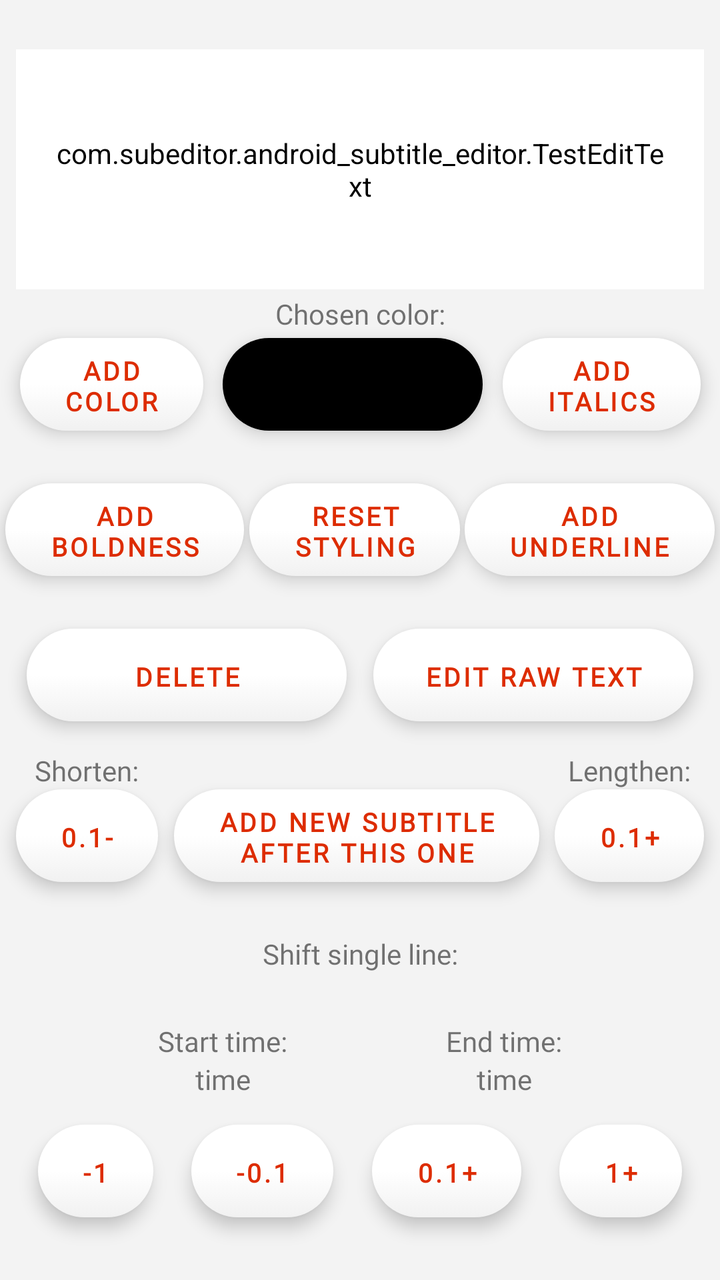
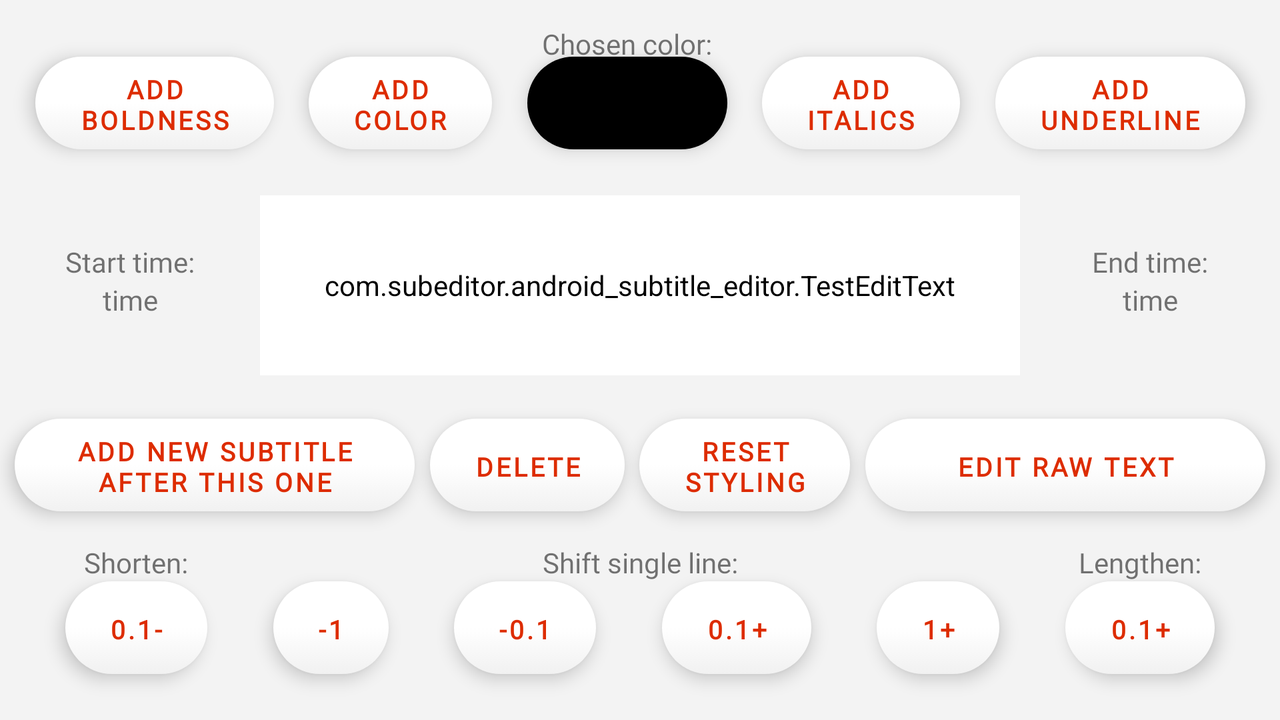

The same Android screen from two of the app's own layout files: first res/layout/ as a phone draws it, then the repository's variant for another configuration, drawn on a device whose configuration selects that folder. Both files follow.
<!-- AndroidManifest.xml: application theme Theme.AndroidSubtitleEditor -->
<!-- res/layout/fragment_edit_single.xml -->
<?xml version="1.0" encoding="utf-8"?>
<androidx.constraintlayout.widget.ConstraintLayout xmlns:android="http://schemas.android.com/apk/res/android"
    xmlns:app="http://schemas.android.com/apk/res-auto"
    xmlns:tools="http://schemas.android.com/tools"
    android:id="@+id/linearLayoutCompat"
    android:layout_width="match_parent"
    android:layout_height="match_parent"
    android:background="?android:attr/colorBackground"
    android:orientation="vertical">

    <TextView
        android:id="@+id/decrease_length_of_sub"
        style="?android:attr/buttonStyle"
        android:layout_width="wrap_content"
        android:layout_height="wrap_content"
        android:contentDescription="@string/decrease_length_of_subtitle_line"
        android:text="@string/_0_1s_left"
        android:layout_marginTop="8dp"
        app:layout_constraintEnd_toStartOf="@+id/add_subtitle_after_this_one"
        app:layout_constraintHorizontal_bias="0.5"
        app:layout_constraintStart_toStartOf="parent"
        app:layout_constraintBottom_toTopOf="@+id/textView18"
        app:layout_constraintTop_toBottomOf="@+id/delete_subtitle" />

    <TextView
        android:id="@+id/increase_length_of_sub"
        style="?android:attr/buttonStyle"
        android:layout_width="wrap_content"
        android:layout_height="wrap_content"
        android:contentDescription="@string/increase_length_of_subtitleline"
        android:text="@string/_0_1s"
        app:layout_constraintEnd_toEndOf="parent"
        app:layout_constraintHorizontal_bias="0.5"
        app:layout_constraintStart_toEndOf="@+id/add_subtitle_after_this_one"
        app:layout_constraintTop_toTopOf="@+id/decrease_length_of_sub" />

    <TextView
        android:id="@+id/add_underline"
        style="?android:attr/buttonStyle"
        android:layout_width="wrap_content"
        android:layout_height="wrap_content"
        android:text="@string/add_underline_button"
        app:layout_constraintEnd_toEndOf="parent"
        app:layout_constraintHorizontal_bias="0.5"
        app:layout_constraintStart_toEndOf="@+id/reset_styling"
        app:layout_constraintTop_toTopOf="@+id/reset_styling" />

    <TextView
        android:id="@+id/reset_styling"
        style="?android:attr/buttonStyle"
        android:layout_width="wrap_content"
        android:layout_height="wrap_content"
        android:text="@string/reset_styling"
        app:layout_constraintBottom_toTopOf="@+id/delete_subtitle"
        app:layout_constraintEnd_toStartOf="@+id/add_underline"
        app:layout_constraintHorizontal_bias="0.5"
        app:layout_constraintStart_toEndOf="@+id/add_boldness"
        app:layout_constraintTop_toBottomOf="@+id/add_color" />

    <TextView
        android:id="@+id/chosen_color"
        style="?android:attr/buttonStyle"
        android:layout_width="130dp"
        android:layout_height="0dp"
        android:backgroundTint="?attr/colorPrimaryVariant"
        android:contentDescription="@string/choose_color"
        app:layout_constraintBottom_toBottomOf="@+id/add_color"
        app:layout_constraintEnd_toStartOf="@+id/add_italics"
        app:layout_constraintHorizontal_bias="0.5"
        app:layout_constraintStart_toEndOf="@+id/add_color"
        app:layout_constraintTop_toTopOf="@+id/add_color" />

    <TextView
        android:id="@+id/shift_subtitle_01s_backwards"
        style="?android:attr/buttonStyle"
        android:layout_width="wrap_content"
        android:layout_height="wrap_content"


        android:text="@string/_0_1"
        app:layout_constraintEnd_toStartOf="@+id/shift_subtitle_01s_forwards"
        app:layout_constraintHorizontal_bias="0.5"
        app:layout_constraintStart_toEndOf="@+id/shift_subtitle_1s_backwards"
        app:layout_constraintTop_toTopOf="@+id/shift_subtitle_01s_forwards" />

    <TextView
        android:id="@+id/shift_subtitle_01s_forwards"
        style="?android:attr/buttonStyle"
        android:layout_width="wrap_content"
        android:layout_height="wrap_content"

        android:layout_marginBottom="16dp"

        android:text="@string/_0_1s"
        app:layout_constraintBottom_toBottomOf="parent"
        app:layout_constraintEnd_toStartOf="@+id/shift_subtitle_1s_forward"
        app:layout_constraintHorizontal_bias="0.5"
        app:layout_constraintStart_toEndOf="@+id/shift_subtitle_01s_backwards"
        app:layout_constraintTop_toBottomOf="@+id/start_time_of_selected" />

    <TextView
        android:id="@+id/shift_subtitle_1s_forward"
        style="?android:attr/buttonStyle"
        android:layout_width="wrap_content"
        android:layout_height="wrap_content"


        android:text="@string/_1s"
        app:layout_constraintEnd_toEndOf="parent"
        app:layout_constraintHorizontal_bias="0.5"
        app:layout_constraintStart_toEndOf="@+id/shift_subtitle_01s_forwards"
        app:layout_constraintTop_toTopOf="@+id/shift_subtitle_01s_forwards" />

    <TextView
        android:id="@+id/shift_subtitle_1s_backwards"
        style="?android:attr/buttonStyle"
        android:layout_width="wrap_content"
        android:layout_height="wrap_content"


        android:text="@string/_1"
        app:layout_constraintEnd_toStartOf="@+id/shift_subtitle_01s_backwards"
        app:layout_constraintHorizontal_bias="0.5"
        app:layout_constraintStart_toStartOf="parent"
        app:layout_constraintTop_toTopOf="@+id/shift_subtitle_01s_forwards" />

    <com.subeditor.android_subtitle_editor.TestEditText
        android:id="@+id/selected_subtitle"
        style="?attr/buttonStyle"
        android:layout_width="0dp"
        android:layout_height="120dp"
        android:layout_marginStart="8dp"
        android:layout_marginEnd="8dp"
        android:gravity="center_vertical"
        android:padding="20dp"
        app:layout_constraintBottom_toTopOf="@+id/add_color"
        app:layout_constraintEnd_toEndOf="parent"
        app:layout_constraintStart_toStartOf="parent"
        app:layout_constraintTop_toTopOf="parent"
        tools:ignore="SpeakableTextPresentCheck" />

    <TextView
        android:id="@+id/add_boldness"
        style="?android:attr/buttonStyle"
        android:layout_width="wrap_content"
        android:layout_height="wrap_content"

        android:text="@string/add_boldness"
        app:layout_constraintEnd_toStartOf="@+id/reset_styling"
        app:layout_constraintHorizontal_bias="0.5"
        app:layout_constraintStart_toStartOf="parent"
        app:layout_constraintTop_toTopOf="@+id/reset_styling" />


    <TextView
        android:id="@+id/delete_subtitle"
        style="?android:attr/buttonStyle"
        android:layout_width="wrap_content"
        android:layout_height="wrap_content"

        android:minWidth="160dp"
        android:text="@string/delete"
        app:layout_constraintBottom_toTopOf="@+id/decrease_length_of_sub"
        app:layout_constraintEnd_toStartOf="@+id/edit_text_of_subtitle"
        app:layout_constraintHorizontal_bias="0.5"
        app:layout_constraintStart_toStartOf="parent"
        app:layout_constraintTop_toBottomOf="@+id/add_underline"
        app:layout_constraintVertical_bias="0.0" />

    <TextView
        android:id="@+id/add_subtitle_after_this_one"
        style="?android:attr/buttonStyle"
        android:layout_width="wrap_content"
        android:layout_height="wrap_content"
        android:minWidth="160dp"
        android:text="@string/add_new_subtitle_nafter_this_one"
        android:visibility="visible"
        app:layout_constraintEnd_toStartOf="@+id/increase_length_of_sub"
        app:layout_constraintHorizontal_bias="0.5"
        app:layout_constraintStart_toEndOf="@+id/decrease_length_of_sub"
        app:layout_constraintTop_toBottomOf="@+id/make_shorter" />

    <TextView
        android:id="@+id/edit_text_of_subtitle"
        style="?android:attr/buttonStyle"
        android:layout_width="wrap_content"
        android:layout_height="wrap_content"
        android:minWidth="160dp"
        android:text="@string/edit_raw_text"
        app:layout_constraintEnd_toEndOf="parent"
        app:layout_constraintHorizontal_bias="0.5"
        app:layout_constraintStart_toEndOf="@+id/delete_subtitle"
        app:layout_constraintTop_toTopOf="@+id/delete_subtitle" />

    <TextView
        android:id="@+id/textView18"
        android:layout_width="wrap_content"
        android:layout_height="wrap_content"
        android:text="@string/shift_single_line"
        app:layout_constraintBottom_toTopOf="@+id/textView9"
        app:layout_constraintEnd_toEndOf="parent"
        app:layout_constraintStart_toStartOf="parent"
        app:layout_constraintTop_toBottomOf="@+id/decrease_length_of_sub" />

    <TextView
        android:id="@+id/add_color"
        style="?android:attr/buttonStyle"
        android:layout_width="wrap_content"
        android:layout_height="wrap_content"

        android:text="@string/add_color"
        app:layout_constraintBottom_toTopOf="@+id/reset_styling"
        app:layout_constraintEnd_toStartOf="@+id/chosen_color"
        app:layout_constraintHorizontal_bias="0.5"
        app:layout_constraintStart_toStartOf="parent"
        app:layout_constraintTop_toBottomOf="@id/selected_subtitle" />


    <TextView
        android:id="@+id/add_italics"
        style="?android:attr/buttonStyle"
        android:layout_width="wrap_content"
        android:layout_height="wrap_content"

        android:text="@string/add_italics"
        app:layout_constraintBottom_toBottomOf="@+id/add_color"
        app:layout_constraintEnd_toEndOf="parent"
        app:layout_constraintHorizontal_bias="0.5"
        app:layout_constraintStart_toEndOf="@+id/chosen_color"
        app:layout_constraintTop_toTopOf="@+id/add_color" />

    <TextView
        android:id="@+id/chosen_color_single_sub"
        android:layout_width="wrap_content"
        android:layout_height="wrap_content"
        android:text="@string/chosen_color"
        app:layout_constraintBottom_toTopOf="@+id/chosen_color"
        app:layout_constraintEnd_toEndOf="parent"
        app:layout_constraintStart_toStartOf="parent"
        app:layout_constraintTop_toBottomOf="@+id/selected_subtitle" />

    <TextView
        android:id="@+id/textView9"
        android:layout_width="wrap_content"
        android:layout_height="wrap_content"
        android:layout_marginBottom="8dp"
        android:text="@string/start_time"
        app:layout_constraintBottom_toTopOf="@+id/shift_subtitle_01s_forwards"
        app:layout_constraintEnd_toStartOf="@+id/textView14"
        app:layout_constraintHorizontal_bias="0.5"
        app:layout_constraintStart_toStartOf="parent"
        app:layout_constraintTop_toBottomOf="@id/textView18" />

    <TextView
        android:id="@+id/textView14"
        android:layout_width="wrap_content"
        android:layout_height="wrap_content"
        android:text="@string/end_time"

        app:layout_constraintEnd_toEndOf="parent"
        app:layout_constraintHorizontal_bias="0.5"
        app:layout_constraintStart_toEndOf="@+id/textView9"
        app:layout_constraintTop_toTopOf="@+id/textView9" />

    <TextView
        android:id="@+id/end_time_of_selected"
        android:layout_width="wrap_content"
        android:layout_height="wrap_content"

        android:text="@string/time"
        app:layout_constraintEnd_toEndOf="@+id/textView14"
        app:layout_constraintStart_toStartOf="@+id/textView14"
        app:layout_constraintTop_toBottomOf="@+id/textView14" />

    <TextView
        android:id="@+id/start_time_of_selected"
        android:layout_width="wrap_content"
        android:layout_height="wrap_content"

        android:text="@string/time"
        app:layout_constraintEnd_toEndOf="@+id/textView9"
        app:layout_constraintStart_toStartOf="@+id/textView9"
        app:layout_constraintTop_toBottomOf="@+id/textView9" />

    <TextView
        android:id="@+id/make_shorter"
        android:layout_width="wrap_content"
        android:layout_height="wrap_content"
        android:text="@string/shorten"
        app:layout_constraintBottom_toTopOf="@+id/decrease_length_of_sub"
        app:layout_constraintEnd_toEndOf="@+id/decrease_length_of_sub"
        app:layout_constraintStart_toStartOf="@+id/decrease_length_of_sub" />

    <TextView
        android:id="@+id/textView7"
        android:layout_width="wrap_content"
        android:layout_height="wrap_content"
        android:text="@string/lengthen"
        app:layout_constraintBottom_toTopOf="@+id/increase_length_of_sub"
        app:layout_constraintEnd_toEndOf="@+id/increase_length_of_sub"
        app:layout_constraintStart_toStartOf="@+id/increase_length_of_sub" />

</androidx.constraintlayout.widget.ConstraintLayout>
<!-- resources referenced by this layout -->
<resources>
  <string name="_0_1">-0.1</string>
  <string name="_0_1s">0.1+</string>
  <string name="_0_1s_left">0.1-</string>
  <string name="_1">-1</string>
  <string name="_1s">1+</string>
  <string name="add_boldness">Add\nBoldness</string>
  <string name="add_color">Add\nColor</string>
  <string name="add_italics">Add\nItalics</string>
  <string name="add_new_subtitle_nafter_this_one">Add New Subtitle\nAfter this one</string>
  <string name="add_underline_button">Add\nUnderline</string>
  <string name="choose_color">Choose color</string>
  <string name="chosen_color">Chosen color:</string>
  <string name="decrease_length_of_subtitle_line">Decrease length of subtitle line</string>
  <string name="delete">Delete</string>
  <string name="edit_raw_text">Edit Raw Text</string>
  <string name="end_time">End time:</string>
  <string name="increase_length_of_subtitleline">Increase length of subtitle line</string>
  <string name="lengthen">Lengthen:</string>
  <string name="reset_styling">Reset\nStyling</string>
  <string name="shift_single_line">Shift single line:</string>
  <string name="shorten">Shorten:</string>
  <string name="start_time">Start time:</string>
  <string name="time">time</string>
  <style name="Theme.AndroidSubtitleEditor" parent="Theme.MaterialComponents.DayNight.NoActionBar">
          
          <item name="colorPrimary">@color/orange_button_text</item>
          <item name="colorPrimaryVariant">@color/black</item>
          <item name="colorOnPrimary">@color/black</item>
          
          <item name="buttonStyle">@style/EditStyle</item>
          <item name="android:buttonStyle">@style/regularButtonStyle</item>
          <item name="colorSecondary">@color/white</item>
          <item name="colorAccent">@color/orange_button_text</item>
          <item name="colorPrimaryDark">@color/black</item>
          <item name="colorSecondaryVariant">@color/white</item>
          <item name="colorOnSecondary">@color/black</item>
          <item name="android:colorBackground">@color/grey_alternative</item>
          <item name="colorOnBackground">@color/grey_alternative</item>
          <item name="fontFamily">@font/proxima_nova_regular</item>
  
  
  
  
  
          
          <item name="android:statusBarColor" tools:targetApi="l">?attr/colorPrimaryVariant</item>
          
      </style>
  <color name="orange_button_text">#DD2C00</color>
  <color name="black">#FF000000</color>
  <style name="EditStyle" parent="TextAppearance.AppCompat">
          <item name="android:textColor">@color/black</item>
          <item name="android:background">@drawable/shadow_regular</item>
          <item name="android:backgroundTint">@color/white</item>
          <item name="android:textSize">18sp</item>
          <item name="android:fontFamily">@font/proxima_nova_regular</item>
      </style>
  <style name="regularButtonStyle" parent="@android:style/Widget.Button.Small">
          <item name="android:textColor">?android:attr/colorPrimary</item>
          <item name="android:textSize">13sp</item>
          <item name="textAllCaps">true</item>
          <item name="android:textStyle">bold</item>
          <item name="android:elevation">5dp</item>
          <item name="android:minHeight">48dp</item>
          <item name="android:layout_height">5dp</item>
          <item name="android:letterSpacing">0.1</item>
          <item name="android:background">@drawable/shadow_regular</item>
          <item name="android:fontFamily">@font/proxima_nova_regular</item>
      </style>
  <color name="white">#FFFFFFFF</color>
  <color name="grey_alternative">#f3f3f3</color>
</resources>
<!-- res/layout-land/fragment_edit_single.xml (the repository's variant of the layout above) -->
<!-- drawn on the phone turned sideways -->
<?xml version="1.0" encoding="utf-8"?>
<androidx.constraintlayout.widget.ConstraintLayout xmlns:android="http://schemas.android.com/apk/res/android"
    xmlns:app="http://schemas.android.com/apk/res-auto"
    xmlns:tools="http://schemas.android.com/tools"
    android:id="@+id/linearLayoutCompat"
    android:layout_width="match_parent"
    android:layout_height="match_parent"
    android:background="?android:attr/colorBackground"
    android:orientation="vertical">

    <TextView
        android:id="@+id/make_shorter"
        android:layout_width="wrap_content"
        android:layout_height="wrap_content"
        android:text="@string/shorten"
        app:layout_constraintBottom_toTopOf="@+id/decrease_length_of_sub"
        app:layout_constraintEnd_toEndOf="@+id/decrease_length_of_sub"
        app:layout_constraintStart_toStartOf="@+id/decrease_length_of_sub" />

    <TextView
        android:id="@+id/textView7"
        android:layout_width="wrap_content"
        android:layout_height="wrap_content"
        android:text="@string/lengthen"
        app:layout_constraintBottom_toTopOf="@+id/increase_length_of_sub"
        app:layout_constraintEnd_toEndOf="@+id/increase_length_of_sub"
        app:layout_constraintStart_toStartOf="@+id/increase_length_of_sub" />

    <TextView
        android:id="@+id/decrease_length_of_sub"
        style="?android:attr/buttonStyle"
        android:layout_width="wrap_content"
        android:layout_height="wrap_content"
        android:contentDescription="@string/decrease_length_of_subtitle_line"
        android:text="@string/_0_1s_left"
        app:layout_constraintEnd_toStartOf="@+id/shift_subtitle_1s_backwards"
        app:layout_constraintHorizontal_bias="0.5"
        app:layout_constraintStart_toStartOf="parent"
        app:layout_constraintTop_toTopOf="@+id/shift_subtitle_1s_backwards" />

    <TextView
        android:id="@+id/increase_length_of_sub"
        style="?android:attr/buttonStyle"
        android:layout_width="wrap_content"
        android:layout_height="wrap_content"
        android:contentDescription="@string/increase_length_of_subtitleline"
        android:text="@string/_0_1s"
        app:layout_constraintEnd_toEndOf="parent"
        app:layout_constraintHorizontal_bias="0.5"
        app:layout_constraintStart_toEndOf="@+id/shift_subtitle_1s_forward"
        app:layout_constraintTop_toTopOf="@+id/shift_subtitle_1s_forward" />

    <TextView
        android:id="@+id/add_underline"
        style="?android:attr/buttonStyle"
        android:layout_width="wrap_content"
        android:layout_height="wrap_content"

        android:text="@string/add_underline_button"
        app:layout_constraintEnd_toEndOf="parent"
        app:layout_constraintHorizontal_bias="0.5"
        app:layout_constraintStart_toEndOf="@+id/add_italics"
        app:layout_constraintTop_toTopOf="@+id/add_italics" />

    <TextView
        android:id="@+id/reset_styling"
        style="?android:attr/buttonStyle"
        android:layout_width="wrap_content"
        android:layout_height="wrap_content"

        android:text="@string/reset_styling"
        app:layout_constraintEnd_toStartOf="@+id/edit_text_of_subtitle"
        app:layout_constraintHorizontal_bias="0.5"
        app:layout_constraintStart_toEndOf="@+id/delete_subtitle"
        app:layout_constraintTop_toTopOf="@+id/delete_subtitle" />

    <TextView
        android:id="@+id/chosen_color"
        style="?android:attr/buttonStyle"
        android:layout_width="100dp"
        android:layout_height="0dp"
        android:backgroundTint="?attr/colorPrimaryVariant"
        android:contentDescription="@string/choose_color"
        app:layout_constraintBottom_toBottomOf="@+id/add_color"
        app:layout_constraintEnd_toStartOf="@+id/add_italics"
        app:layout_constraintHorizontal_bias="0.5"
        app:layout_constraintStart_toEndOf="@+id/add_color"
        app:layout_constraintTop_toTopOf="@+id/add_color" />

    <TextView
        android:id="@+id/shift_subtitle_01s_backwards"
        style="?android:attr/buttonStyle"
        android:layout_width="wrap_content"
        android:layout_height="wrap_content"


        android:text="@string/_0_1"
        app:layout_constraintEnd_toStartOf="@+id/shift_subtitle_01s_forwards"
        app:layout_constraintHorizontal_bias="0.5"
        app:layout_constraintStart_toEndOf="@+id/shift_subtitle_1s_backwards"
        app:layout_constraintTop_toTopOf="@+id/shift_subtitle_1s_backwards" />

    <TextView
        android:id="@+id/shift_subtitle_01s_forwards"
        style="?android:attr/buttonStyle"
        android:layout_width="wrap_content"
        android:layout_height="wrap_content"

        android:text="@string/_0_1s"
        app:layout_constraintEnd_toStartOf="@+id/shift_subtitle_1s_forward"
        app:layout_constraintHorizontal_bias="0.5"
        app:layout_constraintStart_toEndOf="@+id/shift_subtitle_01s_backwards"
        app:layout_constraintTop_toTopOf="@+id/shift_subtitle_1s_backwards" />

    <TextView
        android:id="@+id/shift_subtitle_1s_forward"
        style="?android:attr/buttonStyle"
        android:layout_width="wrap_content"
        android:layout_height="wrap_content"


        android:text="@string/_1s"
        app:layout_constraintEnd_toStartOf="@+id/increase_length_of_sub"
        app:layout_constraintHorizontal_bias="0.5"
        app:layout_constraintStart_toEndOf="@+id/shift_subtitle_01s_forwards"
        app:layout_constraintTop_toTopOf="@+id/shift_subtitle_01s_forwards" />

    <TextView
        android:id="@+id/shift_subtitle_1s_backwards"
        style="?android:attr/buttonStyle"
        android:layout_width="wrap_content"
        android:layout_height="wrap_content"
        android:layout_marginTop="12dp"


        android:text="@string/_1"
        app:layout_constraintBottom_toBottomOf="parent"
        app:layout_constraintEnd_toStartOf="@+id/shift_subtitle_01s_backwards"
        app:layout_constraintHorizontal_bias="0.5"
        app:layout_constraintStart_toEndOf="@+id/decrease_length_of_sub"
        app:layout_constraintTop_toBottomOf="@+id/delete_subtitle" />

    <TextView
        android:id="@+id/start_time_of_selected"
        android:layout_width="wrap_content"
        android:layout_height="wrap_content"

        android:text="@string/time"
        app:layout_constraintEnd_toEndOf="@+id/textView9"
        app:layout_constraintStart_toStartOf="@+id/textView9"
        app:layout_constraintTop_toBottomOf="@+id/textView9" />

    <TextView
        android:id="@+id/end_time_of_selected"
        android:layout_width="wrap_content"
        android:layout_height="wrap_content"

        android:text="@string/time"
        app:layout_constraintEnd_toEndOf="@+id/textView14"
        app:layout_constraintStart_toStartOf="@+id/textView14"
        app:layout_constraintTop_toBottomOf="@+id/textView14" />

    <com.subeditor.android_subtitle_editor.TestEditText
        android:id="@+id/selected_subtitle"
        style="?attr/buttonStyle"
        android:layout_width="380dp"
        android:layout_height="90dp"

        android:gravity="center_vertical"
        android:padding="20dp"
        app:layout_constraintBottom_toTopOf="@id/delete_subtitle"
        app:layout_constraintEnd_toEndOf="parent"
        app:layout_constraintStart_toStartOf="parent"
        app:layout_constraintTop_toBottomOf="@+id/add_color"
        tools:ignore="SpeakableTextPresentCheck" />

    <TextView
        android:id="@+id/delete_subtitle"
        style="?android:attr/buttonStyle"
        android:layout_width="wrap_content"
        android:layout_height="wrap_content"
        android:text="@string/delete"
        app:layout_constraintBottom_toTopOf="@+id/shift_subtitle_1s_backwards"
        app:layout_constraintEnd_toStartOf="@+id/reset_styling"
        app:layout_constraintHorizontal_bias="0.5"
        app:layout_constraintStart_toEndOf="@+id/add_subtitle_after_this_one"
        app:layout_constraintTop_toBottomOf="@+id/selected_subtitle" />

    <TextView
        android:id="@+id/add_subtitle_after_this_one"
        style="?android:attr/buttonStyle"
        android:layout_width="200dp"
        android:layout_height="wrap_content"
        android:minWidth="160dp"
        android:text="@string/add_new_subtitle_nafter_this_one"
        android:visibility="visible"
        app:layout_constraintEnd_toStartOf="@+id/delete_subtitle"
        app:layout_constraintHorizontal_bias="0.5"
        app:layout_constraintStart_toStartOf="parent"
        app:layout_constraintTop_toTopOf="@+id/reset_styling" />

    <TextView
        android:id="@+id/edit_text_of_subtitle"
        style="?android:attr/buttonStyle"
        android:layout_width="200dp"

        android:layout_height="wrap_content"
        android:minWidth="270dp"
        android:text="@string/edit_raw_text"
        app:layout_constraintEnd_toEndOf="parent"
        app:layout_constraintHorizontal_bias="0.5"
        app:layout_constraintStart_toEndOf="@+id/reset_styling"
        app:layout_constraintTop_toTopOf="@+id/delete_subtitle" />

    <TextView
        android:id="@+id/textView9"
        android:layout_width="wrap_content"
        android:layout_height="wrap_content"
        android:text="@string/start_time"
        app:layout_constraintBottom_toBottomOf="@+id/selected_subtitle"
        app:layout_constraintEnd_toStartOf="@+id/selected_subtitle"
        app:layout_constraintStart_toStartOf="parent"
        app:layout_constraintTop_toTopOf="@+id/selected_subtitle"
        app:layout_constraintVertical_bias="0.32999998" />

    <TextView
        android:id="@+id/textView14"
        android:layout_width="wrap_content"
        android:layout_height="wrap_content"
        android:text="@string/end_time"
        app:layout_constraintEnd_toEndOf="parent"
        app:layout_constraintStart_toEndOf="@+id/selected_subtitle"
        app:layout_constraintTop_toTopOf="@+id/textView9" />

    <TextView
        android:id="@+id/textView18"
        android:layout_width="wrap_content"
        android:layout_height="wrap_content"

        android:text="@string/shift_single_line"
        app:layout_constraintBottom_toTopOf="@+id/shift_subtitle_01s_backwards"
        app:layout_constraintEnd_toEndOf="parent"
        app:layout_constraintStart_toStartOf="parent" />

    <TextView
        android:id="@+id/add_color"
        style="?android:attr/buttonStyle"
        android:layout_width="wrap_content"
        android:layout_height="wrap_content"
        android:layout_marginTop="7dp"
        android:text="@string/add_color"
        app:layout_constraintBottom_toTopOf="@+id/selected_subtitle"
        app:layout_constraintEnd_toStartOf="@+id/chosen_color"
        app:layout_constraintHorizontal_bias="0.5"
        app:layout_constraintStart_toEndOf="@+id/add_boldness"
        app:layout_constraintTop_toTopOf="parent" />

    <TextView
        android:id="@+id/add_boldness"
        style="?android:attr/buttonStyle"
        android:layout_width="wrap_content"
        android:layout_height="wrap_content"
        android:text="@string/add_boldness"
        app:layout_constraintEnd_toStartOf="@+id/add_color"
        app:layout_constraintHorizontal_bias="0.5"
        app:layout_constraintStart_toStartOf="parent"
        app:layout_constraintTop_toTopOf="@+id/add_color" />

    <TextView
        android:id="@+id/add_italics"
        style="?android:attr/buttonStyle"
        android:layout_width="wrap_content"
        android:layout_height="wrap_content"
        android:text="@string/add_italics"
        app:layout_constraintEnd_toStartOf="@+id/add_underline"
        app:layout_constraintHorizontal_bias="0.5"
        app:layout_constraintStart_toEndOf="@+id/chosen_color"
        app:layout_constraintTop_toTopOf="@+id/add_color" />

    <TextView
        android:id="@+id/chosen_color_single_sub"
        android:layout_width="wrap_content"
        android:layout_height="16dp"
        android:text="@string/chosen_color"
        app:layout_constraintBottom_toTopOf="@+id/add_color"
        app:layout_constraintEnd_toEndOf="@+id/chosen_color"
        app:layout_constraintStart_toStartOf="@+id/chosen_color" />


</androidx.constraintlayout.widget.ConstraintLayout>
